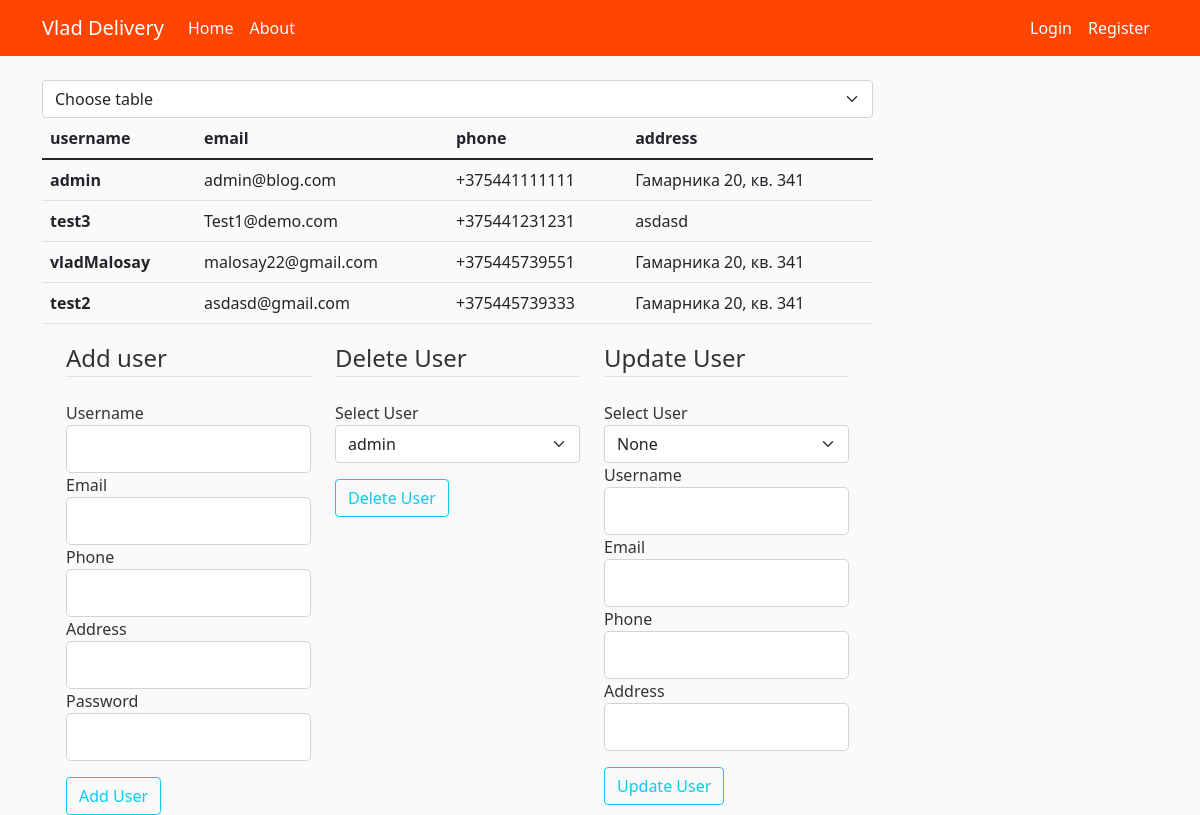
Screenshot of /admin/users/ with the database file from the repository.
### bd_project/models.py (models this page shows, shortened)
class BaseModel(Model):
    id = PrimaryKeyField(unique=True)
    class Meta:
        database = db
        order_by = 'id'

class User(BaseModel, UserMixin):
    username = CharField(max_length=20, unique=True, null=False)
    email = CharField(max_length=20, unique=True, null=False)
    phone = CharField(max_length=15, unique=True, null=False)
    address = CharField(max_length=20, null=False)
    password = CharField(max_length=60, null=False)
    class Meta:
        db_table = 'Users'

### bd_project/admin/routes.py (the view)
@admin.route('/admin/users/', methods=['GET'])
def users_table():
    selected_username = 'None'
    users, add_form, delete_form, update_form = init_users_forms_and_users()
    delete_form.select_del_user.choices = [(g.id, g.username) for g in users]
    return render_template('admin_pages/table_users.html', title='users', users=users, add_form=add_form,
                           delete_form=delete_form, update_form=update_form, selected_username=selected_username)

### bd_project/admin/user_forms.py (shortened to what this page needs)
class AddUserForm(FlaskForm):
    username_add_form = StringField('Username',
                                    validators=[DataRequired(), Length(min=2, max=20)])
    email = StringField('Email',
                        validators=[DataRequired(), Email()])
    phone = StringField('Phone',
                        validators=[DataRequired()])
    address = StringField('Address',
                          validators=[DataRequired()])
    password = PasswordField('Password', validators=[DataRequired()])
    add_submit = SubmitField('Add User')

class DeleteUserForm(FlaskForm):
    select_del_user = SelectField('Select User', coerce=int)
    del_submit = SubmitField('Delete User')

### bd_project/admin/utils.py (called while the page is built)
def init_users_forms_and_users():
    users = User.select()
    add_form = AddUserForm()
    delete_form = DeleteUserForm()
    update_form = UpdateUserForm()
    return users, add_form, delete_form, update_form

### bd_project/templates/admin_pages/table_users.html (shortened to what this page needs)
{% extends "admin_pages/admin.html" %}
{% block table %}
<body>
<table class="table table">
    <thead>
    <tr>
        <th scope="col">username</th>
        <th scope="col">email</th>
        <th scope="col">phone</th>
        <th scope="col">address</th>
    </tr>
    </thead>
    <tbody>
    {% for user in users %}
    <tr>
        <th scope="row">{{ user.username }}</th>
        <td>{{ user.email }}</td>
        <td>{{ user.phone }}</td>
        <td>{{ user.address }}</td>
    </tr>
    {% endfor %}
    </tbody>
</table>
<div class="container">
    <div class="row">
        <div class="col">
            <form method="post" action="{{ url_for('admin.user_creation') }}">
                <fieldset class="form-group">
                    <legend class="border-bottom mb-4">Add user</legend>
                    <div class="form-group">
                        {{ add_form.username_add_form.label(class="form-control-label") }}
                        {% if add_form.username_add_form.errors %}
                        {{ add_form.username_add_form(class="form-control form-control-lg is-invalid") }}
                        <div class="invalid-feedback">
                            {% for error in add_form.username_add_form.errors %}
                            <span>{{ error }}</span>
                            {% endfor %}
                        </div>
                        {% else %}
                        {{ add_form.username_add_form(class="form-control form-control-lg") }}
                        {% endif %}
                    </div>
                    <div class="form-group">
                        {{ add_form.email.label(class="form-control-label") }}
                        {% if add_form.email.errors %}
                        {{ add_form.email(class="form-control form-control-lg is-invalid") }}
                        <div class="invalid-feedback">
                            {% for error in add_form.email.errors %}
                            <span>{{ error }}</span>
                            {% endfor %}
                        </div>
                        {% else %}
                        {{ add_form.email(class="form-control form-control-lg") }}
                        {% endif %}
                    </div>
                    <div class="form-group">
                        {{ add_form.phone.label(class="form-control-label") }}
                        {% if add_form.phone.errors %}
                        {{ add_form.phone(class="form-control form-control-lg is-invalid") }}
                        <div class="invalid-feedback">
                            {% for error in add_form.phone.errors %}
                            <span>{{ error }}</span>
                            {% endfor %}
                        </div>
                        {% else %}
                        {{ add_form.phone(class="form-control form-control-lg") }}
                        {% endif %}
                    </div>
                    <div class="form-group">
                        {{ add_form.address.label(class="form-control-label") }}
                        {% if add_form.address.errors %}
                        {{ add_form.address(class="form-control form-control-lg is-invalid") }}
                        <div class="invalid-feedback">
                            {% for error in add_form.address.errors %}
                            <span>{{ error }}</span>
                            {% endfor %}
                        </div>
                        {% else %}
                        {{ add_form.address(class="form-control form-control-lg") }}
                        {% endif %}
                    </div>
                    <div class="form-group">
                        {{ add_form.password.label(class="form-control-label") }}
                        {% if add_form.password.errors %}
                        {{ add_form.password(class="form-control form-control-lg is-invalid") }}
                        <div class="invalid-feedback">
                            {% for error in add_form.password.errors %}
                            <span>{{ error }}</span>
                            {% endfor %}
                        </div>
                        {% else %}
                        {{ add_form.password(class="form-control form-control-lg") }}
                        {% endif %}
                    </div>
                    <div class="form-group pt-3">
                        {{ add_form.add_submit(class="btn btn-outline-info") }}
                    </div>
                </fieldset>
            </form>
        </div>
        <div class="col">
            <form method="post" action="{{ url_for('admin.user_removing') }}">
                <fieldset class="form-group">
                    <legend class="border-bottom mb-4">Delete User</legend>
                    <div class="form-group">
                        {{ delete_form.select_del_user.label(class="form-control-label") }}
                        {{ delete_form.select_del_user(class="form-select") }}
                    </div>
                    <div class="form-group pt-3">
                        {{ delete_form.del_submit(class="btn btn-outline-info") }}
                    </div>
                </fieldset>
            </form>
        </div>
        <div class="col">
            <form method="post" action="{{ url_for('admin.user_updating',user_id=0) }}">
                <fieldset class="form-group">
                    <legend class="border-bottom mb-4">Update User</legend>
                    <label class="form-control-label">Select User</label>
                    <select class="form-select " onchange="location = this.value;" name="forma">
                        <option selected>{{ selected_username }}</option>
                    </select>
                    <div class="form-group">
                        {{ update_form.username_update.label(class="form-control-label") }}
                        {% if update_form.username_update.errors %}
                        {{ update_form.username_update(class="form-control form-control-lg is-invalid") }}
                        <div class="invalid-feedback">
                            {% for error in update_form.username_update.errors %}
                            <span>{{ error }}</span>
                            {% endfor %}
                        </div>
                        {% else %}
                        {{ update_form.username_update(class="form-control form-control-lg") }}
                        {% endif %}
                    </div>
                    <div class="form-group">
                        {{ update_form.email_update.label(class="form-control-label") }}
                        {% if update_form.email_update.errors %}
                        {{ update_form.email_update(class="form-control form-control-lg is-invalid") }}
                        <div class="invalid-feedback">
                            {% for error in update_form.email_update.errors %}
                            <span>{{ error }}</span>
                            {% endfor %}
                        </div>
                        {% else %}
                        {{ update_form.email_update(class="form-control form-control-lg") }}
                        {% endif %}
                    </div>
                    <div class="form-group">
                        {{ update_form.phone_update.label(class="form-control-label") }}
                        {% if update_form.phone_update.errors %}
                        {{ update_form.phone_update(class="form-control form-control-lg is-invalid") }}
                        <div class="invalid-feedback">
                            {% for error in update_form.phone_update.errors %}
                            <span>{{ error }}</span>
                            {% endfor %}
                        </div>
                        {% else %}
                        {{ update_form.phone_update(class="form-control form-control-lg") }}
                        {% endif %}
                    </div>
                    <div class="form-group">
                        {{ update_form.address_update.label(class="form-control-label") }}
                        {% if update_form.address_update.errors %}
                        {{ update_form.address_update(class="form-control form-control-lg is-invalid") }}
                        <div class="invalid-feedback">
                            {% for error in update_form.address_update.errors %}
                            <span>{{ error }}</span>
                            {% endfor %}
                        </div>
                        {% else %}
                        {{ update_form.address_update(class="form-control form-control-lg") }}
                        {% endif %}
                    </div>
                    <div class="form-group pt-3">
                        {{ update_form.submit_update(class="btn btn-outline-info") }}
                    </div>
                </fieldset>
            </form>
        </div>
    </div>
</div>
</body>
{% endblock table %}

### bd_project/templates/admin_pages/admin.html (shortened to what this page needs)
{% extends "layout.html" %}
{% block content %}
<body>
    <select onchange="location = this.value;" class="form-select" size="1" aria-label="select example">
        <option selected>Choose table</option>
    </select>
    {% block table %} {% endblock table %}
</body>
{% endblock content %}

### bd_project/templates/layout.html (shortened to what this page needs)
<!DOCTYPE html>
<html lang="en">
<head>
    <link href="https://cdn.jsdelivr.net/npm/bootstrap@5.1.3/dist/css/bootstrap.min.css" rel="stylesheet"
>
    <link rel="stylesheet" type="text/css" href="{{ url_for('static',filename='main.css') }}">
</head>
<body>
<header class="site-header">
    <nav class="navbar navbar-expand-md navbar-dark bg-steel fixed-top">
        <div class="container">
            <a class="navbar-brand mr-4" href="{{ url_for('main.home') }}">Vlad Delivery</a>
            <div class="collapse navbar-collapse" id="navbarToggle">
                <div class="navbar-nav me-auto">
                    <a class="nav-item nav-link" href="{{ url_for('main.home') }}">Home</a>
                    <a class="nav-item nav-link" href="#">About</a>
                </div>
                {% if current_user.is_authenticated and current_user.email == 'admin@blog.com' %}
                <div class="navbar-nav ms-auto">
                    <a class="nav-item nav-link" href="{{ url_for('admin.admin_page') }}">Admin page</a>
                    <a class="nav-item nav-link" href="{{ url_for('users.logout') }}">Logout</a>
                </div>
                {% elif current_user.is_authenticated %}
                <div class="navbar-nav ms-auto">
                    <a class="nav-item nav-link" href="{{ url_for('users.account') }}">Account</a>
                    <a class="nav-item nav-link" href="{{ url_for('users.logout') }}">Logout</a>
                </div>
                {% else %}
                <div class="navbar-nav ms-auto">
                    <a class="nav-item nav-link" href="{{ url_for('users.login') }}">Login</a>
                    <a class="nav-item nav-link" href="{{ url_for('users.register') }}">Register</a>
                </div>
                {% endif %}
            </div>
        </div>
    </nav>
</header>
<main role="main" class="container">
    <div class="row">
        <div class="col-md-9">
            {% block content %}{% endblock %}
        </div>
    </div>
</main>
</body>
</html>

### bd_project/static/main.css (style rules this page uses)
body { background: #fafafa; color: #333333; margin-top: 5rem; }
.bg-steel { background-color: #FF4500; }
.site-header .navbar-nav .nav-link { color: #F0FFFF; }
a { text-decoration: none; }

### rows the page displays
User: username "admin", email "admin@blog.com", phone "+375441111111", address "Гамарника 20, кв. 341"
User: username "test3", email "Test1@demo.com", phone "+375441231231", address "asdasd"
User: username "vladMalosay", email "malosay22@gmail.com", phone "+375445739551", address "Гамарника 20, кв. 341"
User: username "test2", email "asdasd@gmail.com", phone "+375445739333", address "Гамарника 20, кв. 341"

### other values shown
{{ add_form.username_add_form.label(class="form-control-label") }} "Username"
{{ add_form.email.label(class="form-control-label") }} "Email"
{{ add_form.phone.label(class="form-control-label") }} "Phone"
{{ add_form.address.label(class="form-control-label") }} "Address"
{{ add_form.password.label(class="form-control-label") }} "Password"
{{ delete_form.select_del_user.label(class="form-control-label") }} "Select User"
{{ update_form.username_update.label(class="form-control-label") }} "Username"
{{ update_form.email_update.label(class="form-control-label") }} "Email"
{{ update_form.phone_update.label(class="form-control-label") }} "Phone"
{{ update_form.address_update.label(class="form-control-label") }} "Address"
form field forma "None"
